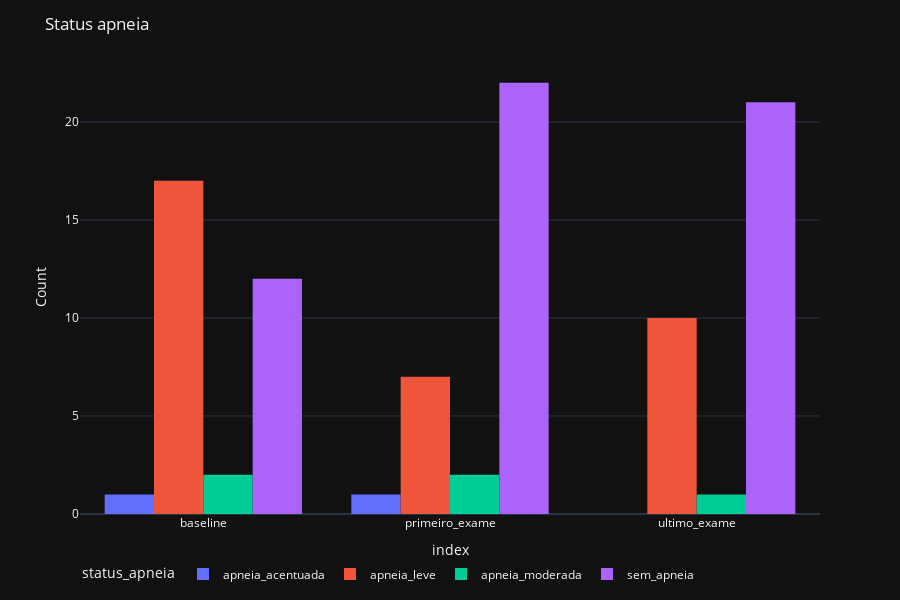

Source (notebook cell):
### Code cell
pd.options.plotting.backend = "plotly"
fg = pd.concat([df_baseline.groupby("status_apneia")[["status_apneia"]].count(),
                 df_primeiro_exame.groupby("status_apneia")[["status_apneia"]].count(),
                 df_ultimo_exame.groupby("status_apneia")[["status_apneia"]].count()],axis=1)

fg.columns = ["baseline","primeiro_exame","ultimo_exame"]
# print(fg)
fg = fg.T

fig = px.histogram(fg, x=fg.index, y=fg.columns, barmode='group',
             height=400)
# fig.add_scatter(x=fg.index, y=fg["apneia_acentuada"], name="apneia_acentuada",
#                 # height=400,
#                 yaxis="y2")
# fig.add_scatter(x=fg.index, y=fg["apneia_leve"], name="apneia_leve",
#                 # height=400,
#                 yaxis="y2")
# fig.add_scatter(x=fg.index, y=fg["apneia_moderada"], name="apneia_moderada",
#                 # height=400,
#                 yaxis="y2")
# fig.add_scatter(x=fg.index, y=fg["sem_apneia"], name="sem_apneia",
#                 # height=400,
#                 yaxis="y2")


fig.update_layout(
    title = "Status apneia",
    dragmode="zoom",
    hovermode="x",
    # legend = dict(traceorder="reversed"),
    template = "plotly_dark",
    legend=dict(orientation="h"),
    height=600,
    # yaxis=dict(
    #     title=dict(text="Total number of diners"),
    #     side="left",
    #     range=[0, 25],
    # ),
    
    # yaxis2=dict(
    #     title=dict(text="Total bill amount"),
    #     side="right",
    #     range=[0, 25],
    #     overlaying="y",
    #     tickmode="sync",
    # ),
)

# fig.update_xaxes(title = "grupo_idade")
fig.update_yaxes(title_text="Count")

fig.show()
fig.write_image("../reports/figures/status_apneia.png")

### Figure 1 — Plotly figure (JSON) as saved in the notebook; plotly's stock layout.template omitted (floating-point values rounded to 4 significant figures)
{"data": [{"alignmentgroup": "True", "bingroup": "x", "histfunc": "sum", "hovertemplate": "status_apneia=apneia_acentuada<br>index=%{x}<br>sum of value=%{y}<extra></extra>", "legendgroup": "apneia_acentuada", "marker": {"color": "#636efa", "pattern": {"shape": ""}}, "name": "apneia_acentuada", "offsetgroup": "apneia_acentuada", "orientation": "v", "showlegend": true, "type": "histogram", "x": ["baseline", "primeiro_exame", "ultimo_exame"], "xaxis": "x", "y": [1, 1, null], "yaxis": "y"}, {"alignmentgroup": "True", "bingroup": "x", "histfunc": "sum", "hovertemplate": "status_apneia=apneia_leve<br>index=%{x}<br>sum of value=%{y}<extra></extra>", "legendgroup": "apneia_leve", "marker": {"color": "#EF553B", "pattern": {"shape": ""}}, "name": "apneia_leve", "offsetgroup": "apneia_leve", "orientation": "v", "showlegend": true, "type": "histogram", "x": ["baseline", "primeiro_exame", "ultimo_exame"], "xaxis": "x", "y": [17, 7, 10], "yaxis": "y"}, {"alignmentgroup": "True", "bingroup": "x", "histfunc": "sum", "hovertemplate": "status_apneia=apneia_moderada<br>index=%{x}<br>sum of value=%{y}<extra></extra>", "legendgroup": "apneia_moderada", "marker": {"color": "#00cc96", "pattern": {"shape": ""}}, "name": "apneia_moderada", "offsetgroup": "apneia_moderada", "orientation": "v", "showlegend": true, "type": "histogram", "x": ["baseline", "primeiro_exame", "ultimo_exame"], "xaxis": "x", "y": [2, 2, 1], "yaxis": "y"}, {"alignmentgroup": "True", "bingroup": "x", "histfunc": "sum", "hovertemplate": "status_apneia=sem_apneia<br>index=%{x}<br>sum of value=%{y}<extra></extra>", "legendgroup": "sem_apneia", "marker": {"color": "#ab63fa", "pattern": {"shape": ""}}, "name": "sem_apneia", "offsetgroup": "sem_apneia", "orientation": "v", "showlegend": true, "type": "histogram", "x": ["baseline", "primeiro_exame", "ultimo_exame"], "xaxis": "x", "y": [12, 22, 21], "yaxis": "y"}], "layout": {"barmode": "group", "dragmode": "zoom", "height": 600, "hovermode": "x", "legend": {"orientation": "h", "title": {"text": "status_apneia"}, "tracegroupgap": 0}, "margin": {"t": 60}, "title": {"text": "Status apneia"}, "xaxis": {"anchor": "y", "domain": [0, 1], "title": {"text": "index"}}, "yaxis": {"anchor": "x", "domain": [0, 1], "title": {"text": "Count"}}}}
